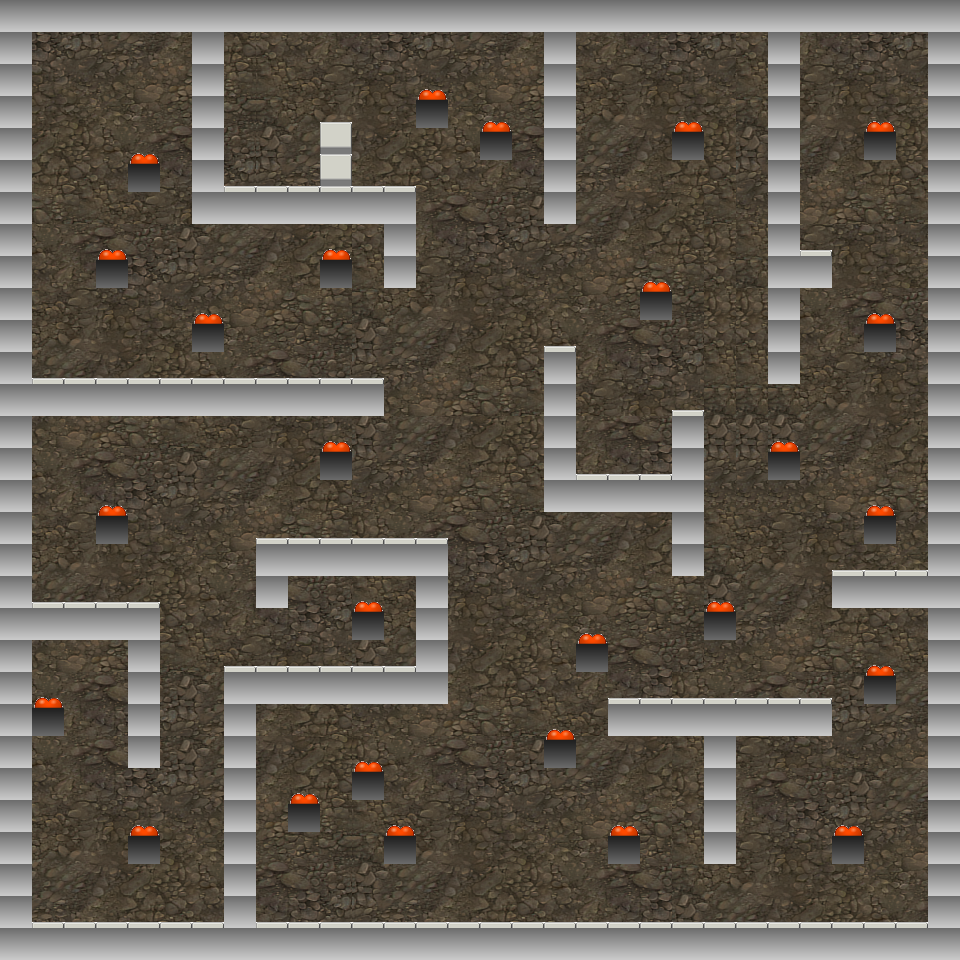

Below is a game level as drawn by its tile map, then a one-line description and the .tmx that defines it (tile-layer data replaced by summaries):
An orthogonal 30x30 tile map with 32x32 px tiles, 4 tile layers (floor, wall, fruit, meta), 4 tilesets.

<map version="1.0" orientation="orthogonal" renderorder="right-down" width="30" height="30" tilewidth="32" tileheight="32" nextobjectid="2">
 <tileset firstgid="1" name="60" tilewidth="32" tileheight="32" tilecount="450" columns="25">
  <image source="60.png" width="800" height="600" />
 </tileset>
 <tileset firstgid="451" name="ortho-test1" tilewidth="32" tileheight="38" tilecount="5" columns="5">
  <image source="ortho-test1.png" width="160" height="38" />
 </tileset>
 <tileset firstgid="456" name="fruit" tilewidth="32" tileheight="45" tilecount="6" columns="3">
  <image source="fruit.png" width="96" height="90" />
 </tileset>
 <tileset firstgid="462" name="bg_00" tilewidth="32" tileheight="32" tilecount="4" columns="2">
  <image source="bg_00.png" width="76" height="76" />
  <tile id="1">
   <properties>
    <property name="Collectable" type="bool" value="true" />
   </properties>
  </tile>
  <tile id="3">
   <properties>
    <property name="Collidable" type="bool" value="true" />
   </properties>
  </tile>
 </tileset>
 <layer name="floor" width="30" height="30">
  <data>[900 cells, 900 non-empty, 77 distinct tile ids]</data>
 </layer>
 <layer name="wall" width="30" height="30">
  <data>[900 cells, 220 non-empty, 1 distinct tile ids]</data>
 </layer>
 <layer name="fruit" width="30" height="30">
  <data>[900 cells, 26 non-empty, 1 distinct tile ids]</data>
 </layer>
 <layer name="meta" width="30" height="30">
  <data>[900 cells, 244 non-empty, 2 distinct tile ids]</data>
 </layer>
</map>